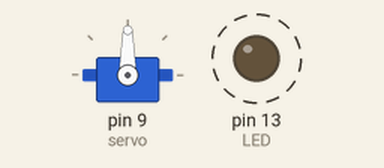
Bench run of a sketch on a simulated Arduino Uno, built with avr-gcc and run on an emulated ATmega328P. Parts: servo, output pins drawn as LEDs (lit = HIGH). Dashed ring = blinking.

Above: at 0.2 s.
Timing chart, 0 to 3.0 s (numbered marks = the images above):
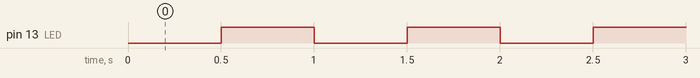

Measured:
- by itself, pin 13 (LED): alternates HIGH for 0.50 s and LOW for 0.50 s

The sketch:

bar-inmovil.ino
```cpp
// Fallo: el LED parpadea, pero el servo se queda quieto en 90°.
#include <Servo.h>

Servo servo;
const int LED = 13;

int angulo = 0;
int paso = 1;
unsigned long tServo = 0;
unsigned long tLed = 0;
bool encendido = false;

void setup() {
  pinMode(LED, OUTPUT);
  servo.attach(9);
  servo.write(90);
}

void loop() {
  unsigned long ahora = millis();
  if (ahora - tLed >= 500) {
    tLed += 500;
    encendido = !encendido;
    digitalWrite(LED, encendido ? HIGH : LOW);
  }
}
```
